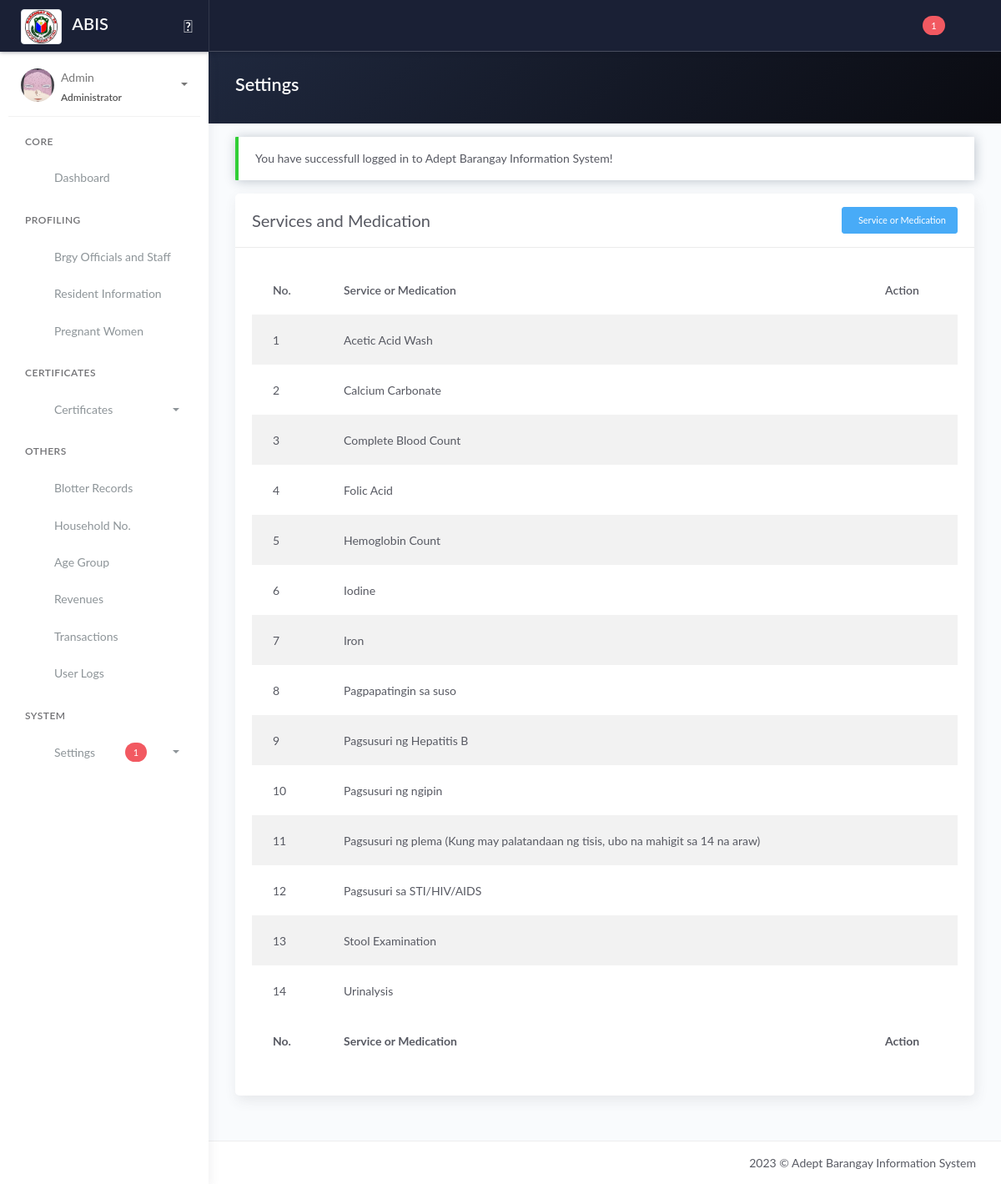
The page /p_services_and_medication.php (signed in) on the database its author committed.
### tables this page shows
CREATE TABLE `tbl_p_medication_and_other_services` (
  `id_med_other_services` int(11) NOT NULL,
  `med_or_services_name` varchar(255) NOT NULL
);

### p_services_and_medication.php (the view, shortened to what this page needs)
<?php include 'server/server.php' ?>
<?php if ($_SESSION['role'] == 'administrator') : ?>
    <?php
    $query = "SELECT * FROM tbl_p_medication_and_other_services ORDER BY `med_or_services_name`";
    $result = $conn->query($query);
    $med_or_service = array();
    while ($row = $result->fetch_assoc()) {
        $med_or_service[] = $row;
    }
    ?>
    <!DOCTYPE html>
    <html lang="en">
    <head>
        <?php include 'templates/header.php' ?>
    </head>
    <body>
        <div class="wrapper">
            <?php include 'templates/main-header.php' ?>
            <?php include 'templates/sidebar.php' ?>
            <div class="main-panel">
                <div class="content">
                    <div class="panel-header bg-dark-gradient">
                        <div class="page-inner">
                            <div class="d-flex align-items-left align-items-md-center flex-column flex-md-row">
                                <div>
                                    <h2 class="text-white fw-bold">Settings</h2>
                                </div>
                            </div>
                        </div>
                    </div>
                    <div class="page-inner">
                        <div class="row mt--2">
                            <div class="col-md-12">
                                <?php if (isset($_SESSION['message'])) : ?>
                                    <div class="alert alert-<?php echo $_SESSION['success']; ?> <?= $_SESSION['success'] == 'danger' ? 'bg-danger text-light' : null ?>" role="alert">
                                        <?php echo $_SESSION['message']; ?>
                                    </div>
                                <?php endif ?>
                                <div class="card">
                                    <div class="card-header">
                                        <div class="card-head-row">
                                            <div class="card-title">Services and Medication</div>
                                            <div class="card-tools">
                                                <a href="#add" data-toggle="modal" class="btn btn-info btn-sm">
                                                    <i class="fa fa-plus"></i> &nbsp
                                                    Service or Medication
                                                </a>
                                            </div>
                                        </div>
                                    </div>
                                    <div class="card-body">
                                        <div class="table-responsive">
                                            <table class="table table-striped">
                                                <thead>
                                                    <tr>
                                                        <th scope="col">No.</th>
                                                        <th scope="col">Service or Medication</th>
                                                        <th scope="col">Action</th>
                                                    </tr>
                                                </thead>
                                                <tbody>
                                                    <?php if (!empty($med_or_service)) : ?>
                                                        <?php $no = 1;
                                                        foreach ($med_or_service as $row) : ?>
                                                            <tr>
                                                                <td><?= $no ?></td>
                                                                <td><?= $row['med_or_services_name'] ?></td>
                                                                <td>
                                                                    <div class="form-button-action">
                                                                        <a type="button" href="#edit" data-toggle="modal" class="btn btn-link btn-primary" title="Edit Service or Medication" onclick="editMedOrService(this)" data-name="<?= $row['med_or_services_name'] ?>" data-id="<?= $row['id_med_other_services'] ?>">
                                                                        </a>
                                                                    </div>
                                                                </td>
                                                            </tr>
                                                        <?php $no++;
                                                        endforeach ?>
                                                    <?php else : ?>
                                                        <tr>
                                                            <td colspan="3" class="text-center">No Available Data</td>
                                                        </tr>
                                                    <?php endif ?>
                                                </tbody>
                                                <tfoot>
                                                    <tr>
                                                        <th scope="col">No.</th>
                                                        <th scope="col">Service or Medication</th>
                                                        <th scope="col">Action</th>
                                                    </tr>
                                                </tfoot>
                                            </table>
                                        </div>
                                    </div>
                                </div>
                            </div>
                        </div>
                    </div>
                </div>
                <?php include 'templates/main-footer.php' ?>
            </div>
        </div>
        <?php include 'templates/footer.php' ?>
    </body>
    </html>
<?php else : ?>
    <?php header("Location: index.php"); ?>
<?php endif; ?>

### rows shown on the page
tbl_p_medication_and_other_services: med_or_services_name "Acetic Acid Wash"
tbl_p_medication_and_other_services: med_or_services_name "Calcium Carbonate"
tbl_p_medication_and_other_services: med_or_services_name "Complete Blood Count"
tbl_p_medication_and_other_services: med_or_services_name "Folic Acid"
tbl_p_medication_and_other_services: med_or_services_name "Hemoglobin Count"
tbl_p_medication_and_other_services: med_or_services_name "Iodine"
tbl_p_medication_and_other_services: med_or_services_name "Iron"
tbl_p_medication_and_other_services: med_or_services_name "Pagpapatingin sa suso"
tbl_p_medication_and_other_services: med_or_services_name "Pagsusuri ng Hepatitis B"
tbl_p_medication_and_other_services: med_or_services_name "Pagsusuri ng ngipin"
tbl_p_medication_and_other_services: med_or_services_name "Pagsusuri ng plema (Kung may palatandaan ng tisis, ubo na mahigit sa 14 na araw)"
tbl_p_medication_and_other_services: med_or_services_name "Pagsusuri sa STI/HIV/AIDS"
tbl_p_medication_and_other_services: med_or_services_name "Stool Examination"
tbl_p_medication_and_other_services: med_or_services_name "Urinalysis"

### other values the page prints
$resultSupport "1"
$_SESSION['username'] "Admin"
$_SESSION['role'] "Administrator"
$_SESSION['message'] "You have successfull logged in to Adept Barangay Information System!"
